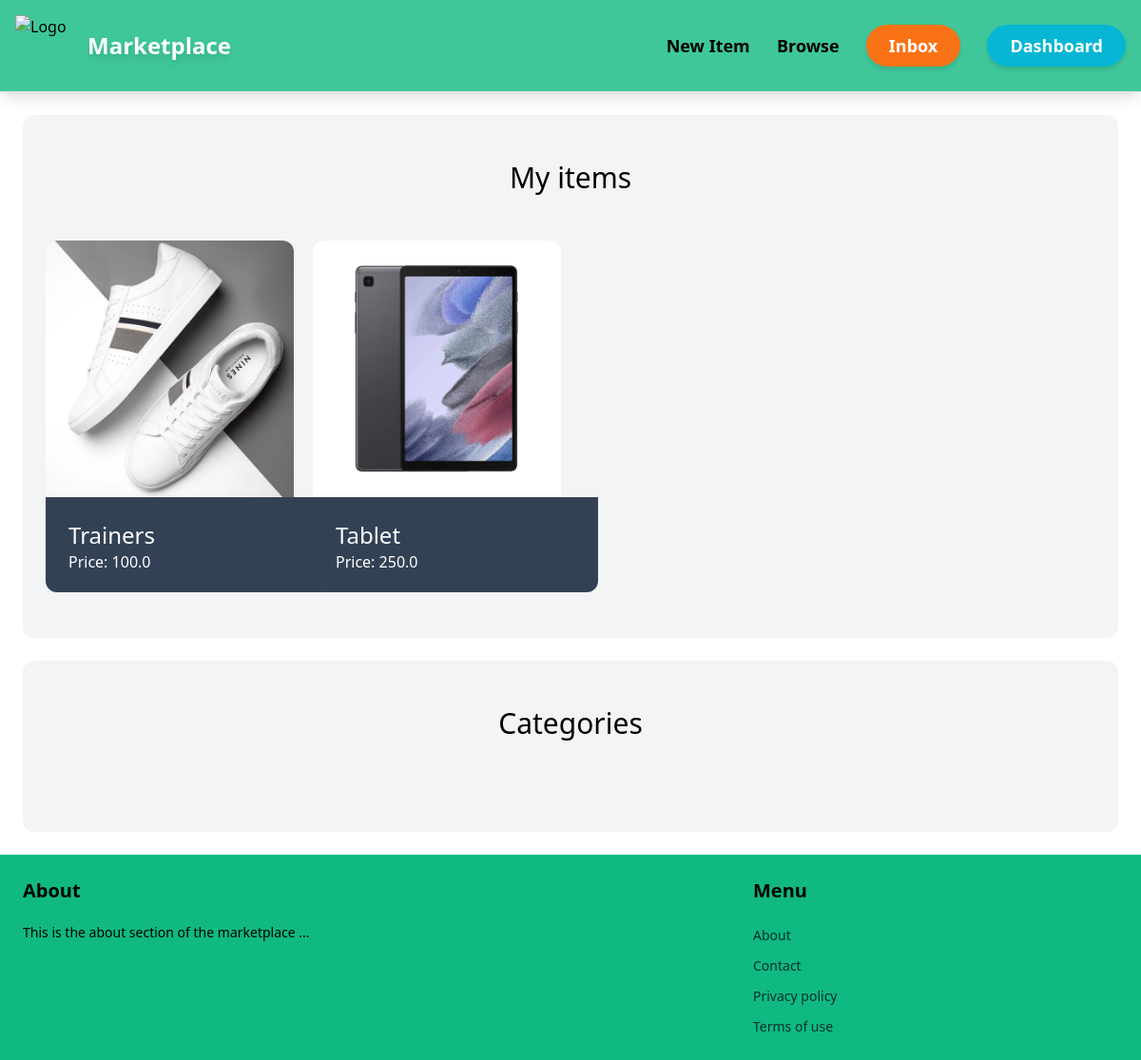
/dashboard (signed in), run on the app's committed database.
### item/models.py (models this page shows, shortened)
class Item(models.Model):
    category = models.ForeignKey(Category, related_name='items', on_delete=models.CASCADE)
    name = models.CharField(max_length=255)
    description = models.TextField(blank=True, null=True)
    price = models.FloatField()
    image = models.ImageField(upload_to='items_images', blank=True, null=True)
    is_sold = models.BooleanField(default=False)
    created_by = models.ForeignKey(User, related_name='items', on_delete=models.CASCADE)
    created_at = models.DateTimeField(auto_now_add=True)

### dashboard/views.py (the view)
# urls.py: path('', views.index, name='index'),
@login_required
def index(request):
    items = Item.objects.filter(created_by=request.user)
    return render(request, 'dashboard/index.html', {
        'items' : items,
    })

### dashboard/templates/dashboard/index.html (shortened to what this page needs)
{% extends 'core/base.html' %}
{% block content %}
<div class="mx-6 my-6 mt-6 px-6 py-12 bg-gray-100 rounded-xl">
    <h2 class="mb-12 text-3xl text-center">My items</h2>
    <div class="grid grid-cols-4 gap-5">
        {% for item in items %}
            <div>
                <a href="{% url 'item:detail' item.id %}">
                    <div>
                    <img src="{{ item.image.url }}" class="rounded-t-xl w-[300px] h-[270px]">
                    </div>
                    <div class="p-6 bg-slate-700 rounded-b-xl w-[300px] h-[100px] ">
                        <h2 class="text-2xl text-white">{{ item.name }}</h2>
                        <p class="text-gray-500 text-white">Price: {{ item.price }}</p>
                    </div>
                </a>
            </div>
        {% endfor %}
    </div>
</div>
<div class="mx-6 my-6 mb-6 mt-6 px-6 py-12 bg-gray-100 rounded-xl">
    <h2 class="mb-12 text-3xl text-center">Categories</h2>
{% endblock %}

### data on the page
Item: image (picture), name "Trainers", price "100.0"
Item: image (picture), name "Tablet", price "250.0"
